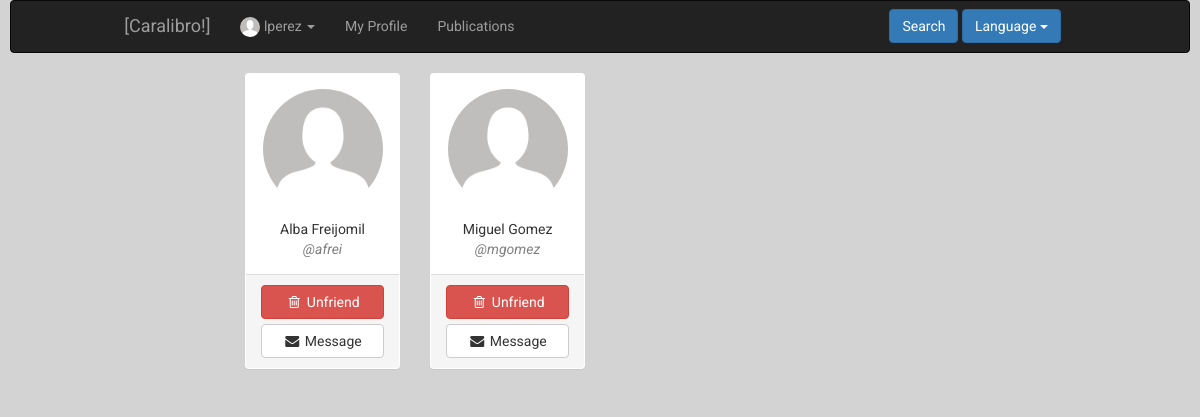
Screenshot of /index.php?controller=friendship&action=showall&id=2 (signed in) with the database file from the repository.
### tables this page shows
CREATE TABLE IF NOT EXISTS `user` (
`id` int(11) NOT NULL,
  `name` varchar(50) NOT NULL,
  `surname` varchar(100) NOT NULL,
  `email` varchar(100) NOT NULL,
  `phone` int(9) NOT NULL,
  `user` varchar(50) NOT NULL,
  `password` varchar(255) NOT NULL,
  `birthday` date NOT NULL,
  `address` varchar(100) NOT NULL,
  `status` tinyint(1) NOT NULL,
  `photo` varchar(255) DEFAULT NULL,
  `type` tinyint(1) NOT NULL,
  `private` tinyint(1) NOT NULL
);

### core/ViewManager.php (called while the page is built, shortened)
<?php
class ViewManager {
    private $variables = array();
    public function setVariable($varname, $value, $flash=false) {
        $this->variables[$varname] = $value;
    }
    public function getVariable($varname, $default=NULL) {
        if (!isset($this->variables[$varname])) {
            return $default;
        }
        return $this->variables[$varname];
    }
    public function render($controller, $viewname) {
        include(__DIR__."/../Views/$controller/$viewname.php");
    }
    private static $viewmanager_singleton = NULL;
    public static function getInstance() {
        if (self::$viewmanager_singleton == null) {
            self::$viewmanager_singleton = new ViewManager();
        }
        return self::$viewmanager_singleton;
    }
}

### Controllers/FRIENDSHIP_Controller.php (called while the page is built, shortened)
<?php
require_once(__DIR__."/../core/ViewManager.php");
require_once(__DIR__."/../core/I18n.php");
require_once(__DIR__."/../Models/FRIENDSHIP_Model.php");
class FRIENDSHIP_Controller extends BaseController {
    private $friendshipModel;
    public function __construct()
    {
        $this->friendshipModel = new FRIENDSHIP_Model();
        $this->view->setLayout("base");
    }
    public function showall()
    {
        $userid = $_REQUEST["id"];
        $friends = $this->friendshipModel->showall($userid);
        $this->view->setVariable("friends", $friends);
        $requests = $this->friendshipModel->showall($userid, 0);
        $this->view->setVariable("requests", $requests);
        $this->view->render("friendship", "FRIENDSHIP_SHOWALL_Vista");
    }
}

### index.php (called while the page is built, shortened)
<?php
function run() {
    try{
        $controller = loadController($_GET["controller"]);
        $actionName = $_GET["action"];
        $controller->$actionName();
    } catch (Exception $ex) {
        die($ex->getMessage());
    }
}
function loadController($controllerName) {
    return new $controllerClassName();
}
run();
?>

### Models/User.php (called while the page is built, shortened)
<?php
class User {
    private $id;
    private $user;
    private $name;
    private $surname;
    private $photo;
    public function __construct($id=NULL, $user=NULL, $name=NULL, $surname=NULL, $email=NULL, $phone=NULL,
                                $birthday=NULL, $address=NULL, $status=1, $photo=NULL, $type=0,
                                $private=0, $password=NULL)
    {
     $this->id = $id;
     $this->user = $user;
     $this->name = $name;
     $this->surname = $surname;
     $this->photo = $photo;
    }
    public function getID() {
        return $this->id;
    }
    public function setID($id) {
        $this->id = $id;
    }
    public function getUser() {
        return $this->user;
    }
    public function getName() {
        return $this->name;
    }
    public function setName($name) {
        $this->name = $name;
    }
    public function getSurname() {
        return $this->surname;
    }
    public function getPhoto() {
        return $this->photo;
    }
}

### Models/FRIENDSHIP_Model.php (called while the page is built, shortened)
<?php
require_once(__DIR__ . "/../core/PDOConnection.php");
class FRIENDSHIP_Model
{
    private $db;
    public function __construct()
    {
        $this->db = PDOConnection::getInstance();
    }
    public function showall($currentuserid, $add = 1)
    {
        $friends = array();
        $sql = $this->db->prepare("SELECT u.id, u.user, u.name, u.surname, u.status, u.photo FROM user as u, friendship as f where f.member=? AND f.status=? and f.secondarymember=u.id ORDER BY u.name");
        $sql->execute(array(
            $currentuserid,
            $add
        ));
        $friends_db = $sql->fetchAll(PDO::FETCH_ASSOC);
        foreach ($friends_db as $friend) {
            array_push($friends, new User($friend["id"], $friend["user"], $friend["name"], $friend["surname"], NULL, NULL, NULL, NULL, $friend["status"], $friend["photo"]));
        }
        return $friends;
    }
}

### core/PDOConnection.php (called while the page is built)
<?php
class PDOConnection {
    private static $dbhost = "127.0.0.1";
    private static $dbname = "ET3Grupo1";
    private static $dbuser = "ET3Grupo1";
    private static $dbpass = "ET3Grupo1";
    private static $db_singleton = null;
    public static function getInstance() {
        if (self::$db_singleton == null) {
            self::$db_singleton = new PDO(
                "mysql:host=".self::$dbhost.";dbname=".self::$dbname.";charset=utf8",
                self::$dbuser,
                self::$dbpass,
                array(
                    PDO::ATTR_EMULATE_PREPARES => false,
                    PDO::ATTR_ERRMODE => PDO::ERRMODE_EXCEPTION
                )
            );
        }
        return self::$db_singleton;
    }
}
?>

### Views/messages/messages_es.php (called while the page is built)
<?php
  $i18n_messages =
  array(
  )
?>

### core/I18n.php (called while the page is built, shortened)
<?php
class I18n {
  private $messages;
  public function setLanguage($language) {
    $this->messages = $i18n_messages;
  }
  public function i18n($key) {
    if (isset($this->messages[$key])){
      return $this->messages[$key];
    }else{
      return $key;
    }
  }
  private static $i18n_singleton = null;
  public static function getInstance() {
    if (self::$i18n_singleton == NULL) {
      self::$i18n_singleton = new I18n();
    }
    return self::$i18n_singleton;
  }
}
function i18n($key) {
  return I18n::getInstance()->i18n($key);
}

### Views/friendship/FRIENDSHIP_SHOWALL_Vista.php (the view, shortened to what this page needs)
<?php
require_once(__DIR__."/../../core/ViewManager.php");
$view = ViewManager::getInstance();
$errors = $view->getVariable("errors");
$friends = $view->getVariable("friends");
?>
<?php print_r($errors) ?>
 	<div class="container-fluid">
 		<div class="row">
 			<?php foreach ($friends as $friend): ?>
 				<div class="col-md-3">
 					<div class="panel">
 						<div class="panel-body">
 							<div class="row text-center">
 								<a href="index.php?controller=user&action=showcurrent&id=<?= $friend->getID()?>">
 									<?php if ($friend->getPhoto() != NULL): ?>
 										<img class="img-circle showPhoto" src="media/profileImages/<?=$friend->getPhoto()  ?>" alt="<?=$friend->getPhoto()  ?>">
 									<?php else: ?>
 										<img class="img-circle showPhoto" src="media/profileImages/default.png" alt="default.png">
 									<?php endif ?>
 								</a>
 							</div>
 							<div class="row text-center">
 								<div class="row name">
 									<font class="name"><?=$friend->getName() ?> <?=$friend->getSurname() ?></font>
 								</div>
 								<div class="row user">
 									<font>@<?=$friend->getUser()  ?></font>
 								</div>
 							</div>
 						</div>
 						<div class="panel-footer">
 							<form action="index.php?controller=friendship&action=delete" method="post">
									<button class="btn btn-danger btn-block" type="submit"  >
										<i class="fa fa-trash-o fa-fw"></i>
										<?= i18n("Unfriend") ?>
									</button>
								</form>
							<form action="index.php?controller=conversation&action=add" method="post">
									<button style="margin-top: 5px" class="btn btn-default btn-block" type="submit"  >
										<i class="fa fa-envelope fa-fw"></i>
										<?= i18n("Message") ?>
									</button>
								</form>
 						</div>
 					</div>
 				</div>
 			<?php endforeach ?>
 		</div>
 	</div>

### css/style.css (style rules this page uses)
body { background-color: #d3d3d3; font-family: 'Roboto', sans-serif; }
.showPhoto { height: 120px; width: 120px; }
.name { font-style: bold; margin-top: 10px; }
.user { font-style: italic; color: grey; }

### rows the page displays
user: name "Alba", surname "Freijomil", user "afrei"
user: name "Miguel", surname "Gomez", user "mgomez"

### other values shown
$currentuser "lperez"
i18n("My Profile") "My Profile"
i18n("Publications") "Publications"
i18n("Search") "Search"
i18n("Language") "Language"
